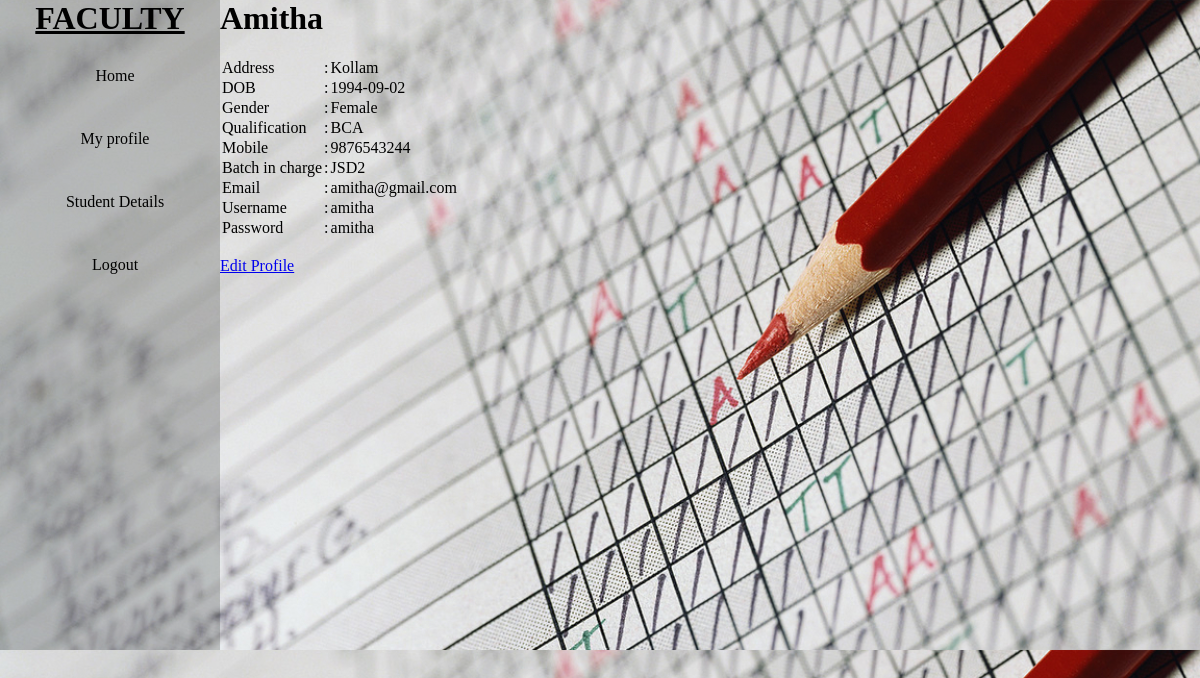
The app's page /fac_profile.php (signed in) with its own data.
### tables this page shows
CREATE TABLE `faculty` (
  `Fid` int(11) NOT NULL,
  `Name` varchar(20) NOT NULL,
  `Address` varchar(40) NOT NULL,
  `Dob` date NOT NULL,
  `Gender` varchar(20) NOT NULL,
  `Qaulification` varchar(20) NOT NULL,
  `Mobileno` bigint(20) NOT NULL,
  `BatchInCharge` varchar(20) DEFAULT NULL,
  `Email` varchar(20) NOT NULL,
  `Username` varchar(20) NOT NULL,
  `Password` varchar(20) NOT NULL
);

### fac_profile.php (the view, shortened to what this page needs)
<!DOCTYPE html>
<html>
	<head>
		<link rel="stylesheet" href="css/style.css">
	</head>
	<body class="bi">
		<div class="display">
		<div class="navbar">
			<h1><u>FACULTY</u></h1>
			<ul>
				<li> <a href="facultyhome.php">Home</a> </li>
				<li> <a href="fac_profile.php">My profile</a> </li>
				<li> <a href="">Student Details</a>
				</li>
				<li><a href="login.php">Logout</a></li>
			</ul>
        </div>
        <div>
			<form>
				<?php
						require_once 'connection.php';
						$var=$_SESSION['Fid'];
						$sql="select * from faculty where Fid=$var";
						$result=mysqli_query($conn,$sql);
						while($row=mysqli_fetch_assoc($result))
						{
					?>
			<h1><?php echo $row['Name'];?></h1><br>
<table>
    <tr>
        <td>Address</td><td>:</td><td><?php echo $row['Address'];?></td>
    </tr>
    <tr>
        <td>DOB</td><td>:</td><td><?php echo $row['Dob'];?></td>
    </tr>
    <tr>
        <td>Gender</td><td>:</td><td><?php echo $row['Gender'];?></td>
    </tr>
    <tr>
        <td>Qualification</td><td>:</td><td><?php echo $row['Qaulification'];?></td>
    </tr>
    <tr>
        <td>Mobile</td><td>:</td><td><?php echo $row['Mobileno'];?></td>
    </tr>
    <tr>
        <td>Batch in charge</td><td>:</td><td><?php echo $row['BatchInCharge'];?></td>
    <tr>
        <td>Email</td><td>:</td><td><?php echo $row['Email'];?></td>
    </tr>
	<tr>
        <td>Username</td><td>:</td><td><?php echo $row['Username'];?></td>
    </tr>
    <tr>
        <td>Password</td><td>:</td><td><?php echo $row['Password'];?></td>
    </tr>
</table>
<?php
								}
							?>
<br>
<a href="fac_editprofile.php">Edit Profile</a>
</form>
        </div>
	</div>
	</body>
</html>

### css/style.css (style rules this page uses)
* { margin:0px; padding:0px; box-sizing:border-box; }
.bi { background-image:url("../img/3.jpg"); background-size:cover; }
.navbar { text-align:center; background-color:rgba(38, 39, 35, 0.233); width:220px; height:650px; }
.navbar ul { list-style:none; display:block; }
.navbar ul li { text-align:center; width:200px; padding:15px; margin:15px; border-radius: 10px; }
.navbar ul li a { text-decoration:none; color:black; }
.display { display: inline-flex; }

### records on screen
faculty: Name "Amitha", Address "Kollam", Dob "1994-09-02", Gender "Female", Qaulification "BCA", Mobileno "9876543244", BatchInCharge "JSD2", Email "amitha@gmail.com", Username "amitha", Password "amitha"
